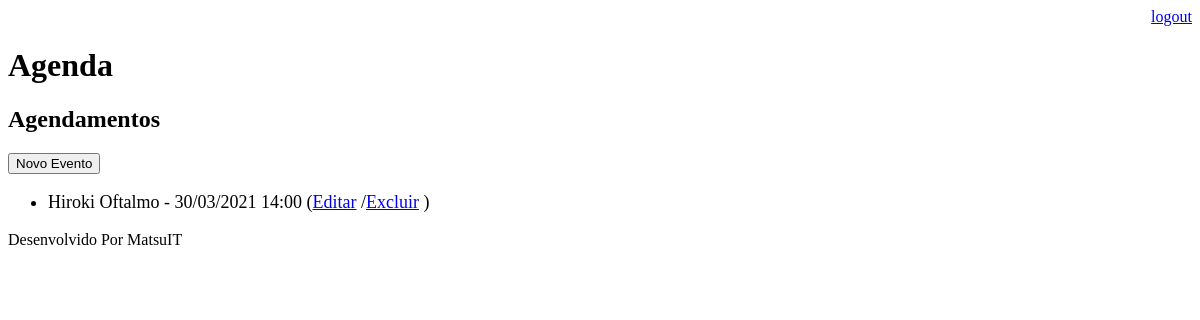
The app's page /agenda/ (signed in), older data.
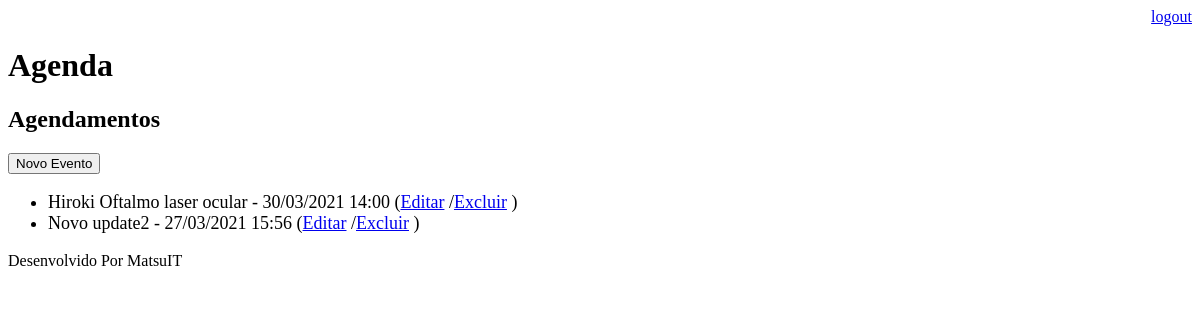
The same page, newer data.
### core/models.py (models this page shows, shortened)
class Evento(models.Model):
    titulo = models.CharField(max_length=100)
    descricao = models.TextField(blank=True, null=True)
    data_evento = models.DateTimeField(verbose_name='Data do Evento')
    data_criacao = models.DateTimeField(auto_now=True)
    usuario = models.ForeignKey(User, on_delete=models.CASCADE)
    class Meta:
        db_table = 'evento'
    def get_data_evento(self):
        return self.data_evento.strftime('%d/%m/%Y %H:%M')

### core/views.py (the view)
# urls.py: path('agenda/', views.lista_eventos),
@login_required(login_url='/login/')
def lista_eventos(request):
    usuario = request.user
    evento = Evento.objects.filter(usuario=usuario)
    dados = {'eventos': evento}
    return render(request, 'agenda.html', dados)

### templates/agenda.html
{% extends "model-page.html" %}
{% block content %}
    <h2>Agendamentos</h2>
    <a href="evento/">
        <button type="button">Novo Evento</button>
    </a>
    <ul Style="font-size: 18px">
        {% for evento in eventos %}
            <li>
                {{evento.titulo}} - {{evento.get_data_evento}}
                (<a href="evento/?id={{ evento.id }}">Editar</a>
                /<a href="evento/delete/{{evento.id}}/">Excluir</a> )
            </li>
        {% endfor %}
    </ul>
{% endblock %}

### templates/model-page.html
<!DOCTYPE html>
<html lang="en">
<head>
    {% include "model-header.html" %}
</head>
<body>
    {% block content %} {% endblock %}
    {% include "model-footer.html" %}
</body>
</html>

### templates/model-header.html (shortened to what this page needs)
    <div align="right">
        <a href="/logout">logout</a>
    </div>
    <h1><b>Agenda</b></h1>

### templates/model-footer.html
<p>Desenvolvido Por MatsuIT</p>

Row changes from the older to the newer data that the page shows:
changed Evento: titulo "Hiroki Oftalmo" → "Hiroki Oftalmo laser ocular"
added Evento: titulo "Novo update2", get_data_evento "27/03/2021 15:56"
